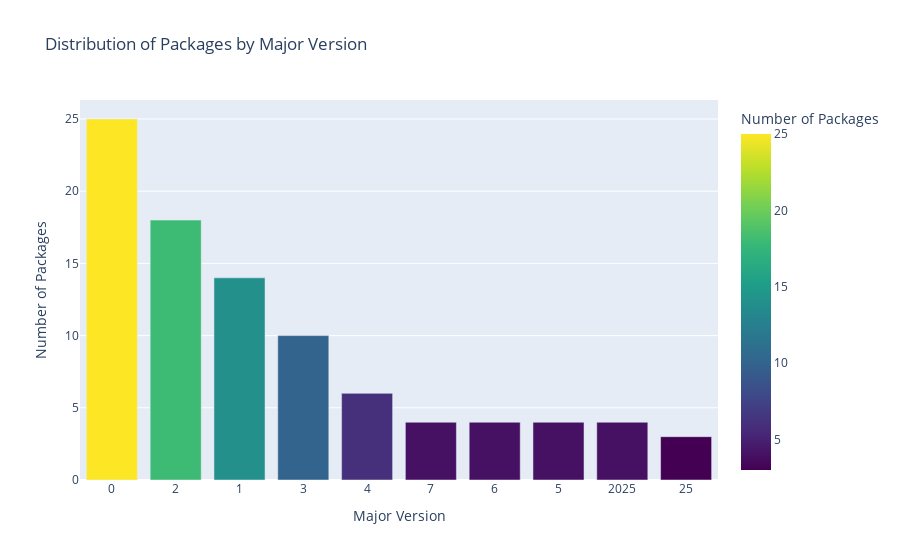

Notebook source saved alongside this figure:
### Markdown cell above
## 6- Let's Visualize Package Distributions with Plotly

Before we can run the visualization in the next cell, we need to make sure the `plotly` package is installed in our virtual environment:

1. **Install Plotly**:
    - Go back to cell 9 where we installed packages
    - Add plotly to your local virtual environment: `pip install plotly`
    - Run that cell again to install plotly

2. **Update Requirements File**:
    - After installation, rerun the cell that generates requirements.txt
    - This will ensure plotly is documented in your project dependencies

3. **Refresh Data**:
    - Rerun the cells that load and process the requirements.txt file (cells 11-14)
    - This will ensure your data includes the newly installed plotly package

4. **Check the Data**:
    - Consider examining the `version_count` DataFrame in Data Wrangler before visualization
    - Click the "Open in Data Wrangler" button that appears above the DataFrame output
    - This gives you an interactive way to explore the data before plotting

Once these steps are complete, you'll be ready to run the visualization cell below to see the distribution of packages by major version!

### Code cell
# Import plotly
import plotly.express as px

# Create a bar chart to visualize the distribution of packages by major version
fig = px.bar(
    version_count,
    x='major_version',
    y='count',
    title='Distribution of Packages by Major Version',
    labels={'major_version': 'Major Version', 'count': 'Number of Packages'},
    color='count',
    color_continuous_scale='Viridis'
)

# Improve layout
fig.update_layout(
    xaxis_title='Major Version',
    yaxis_title='Number of Packages',
    xaxis={'categoryorder':'total descending'}  # Sort bars by count
)

# Display the figure
fig.show()

### Figure 1 — Plotly figure (JSON) as saved in the notebook; plotly's stock layout.template omitted (floating-point values rounded to 4 significant figures)
{"data": [{"hovertemplate": "Major Version=%{x}<br>Number of Packages=%{marker.color}<extra></extra>", "legendgroup": "", "marker": {"color": [25, 18, 14, 10, 6, 4, 4, 4, 4, 3], "coloraxis": "coloraxis", "pattern": {"shape": ""}}, "name": "", "orientation": "v", "showlegend": false, "textposition": "auto", "type": "bar", "x": ["0", "2", "1", "3", "4", "7", "6", "5", "2025", "25"], "xaxis": "x", "y": [25, 18, 14, 10, 6, 4, 4, 4, 4, 3], "yaxis": "y"}], "layout": {"barmode": "relative", "coloraxis": {"colorbar": {"title": {"text": "Number of Packages"}}, "colorscale": [[0, "#440154"], [0.1111, "#482878"], [0.2222, "#3e4989"], [0.3333, "#31688e"], [0.4444, "#26828e"], [0.5556, "#1f9e89"], [0.6667, "#35b779"], [0.7778, "#6ece58"], [0.8889, "#b5de2b"], [1, "#fde725"]]}, "legend": {"tracegroupgap": 0}, "title": {"text": "Distribution of Packages by Major Version"}, "xaxis": {"anchor": "y", "categoryorder": "total descending", "domain": [0, 1], "title": {"text": "Major Version"}}, "yaxis": {"anchor": "x", "domain": [0, 1], "title": {"text": "Number of Packages"}}}}
